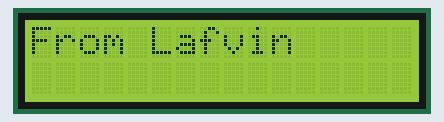
Recording of a program running on a simulated Raspberry Pi Pico running MicroPython. Parts: 16×2 character LCD. At 7.1 s the program stops and its outputs stay as they are.

Above: at 0.1 s.
At 2.1 s:
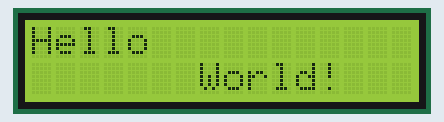

The program:

2.4_lcd_displayer.py
```python
from machine import I2C, Pin
from lcd1602 import LCD
import time

# Initialize I2C communication;
i2c = I2C(1, sda=Pin(14), scl=Pin(15), freq=400000)

# Create an LCD object for interfacing with the LCD1602 display
lcd = LCD(i2c)

# Display the first message on the LCD
# Use '\n' to create a new line.
string = "From Lafvin"
lcd.message(string)
# Wait for 2 seconds
time.sleep(2)
# Clear the display
lcd.clear()

# Display the second message on the LCD
string = "Hello\n       World!"
lcd.message(string)
# Wait for 5 seconds
time.sleep(5)
# Clear the display before exiting
lcd.clear()
```

Measured:
- what the display in image 0 shows lasts 2.0 s, from 0.1 s to 2.1 s
- what the display in image 1 shows lasts 5.0 s, from 2.1 s to 7.1 s
